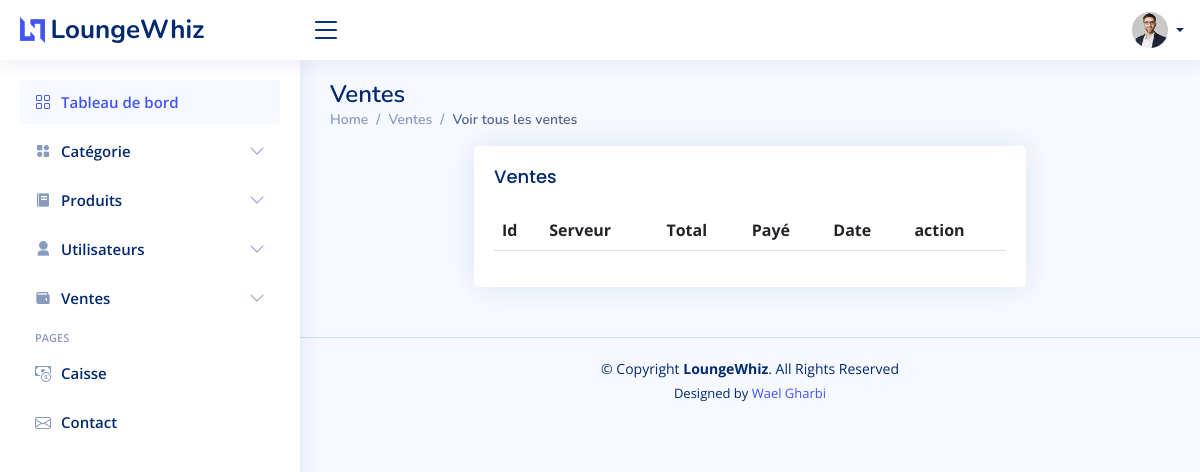
Page /sales.php on the earlier database version.
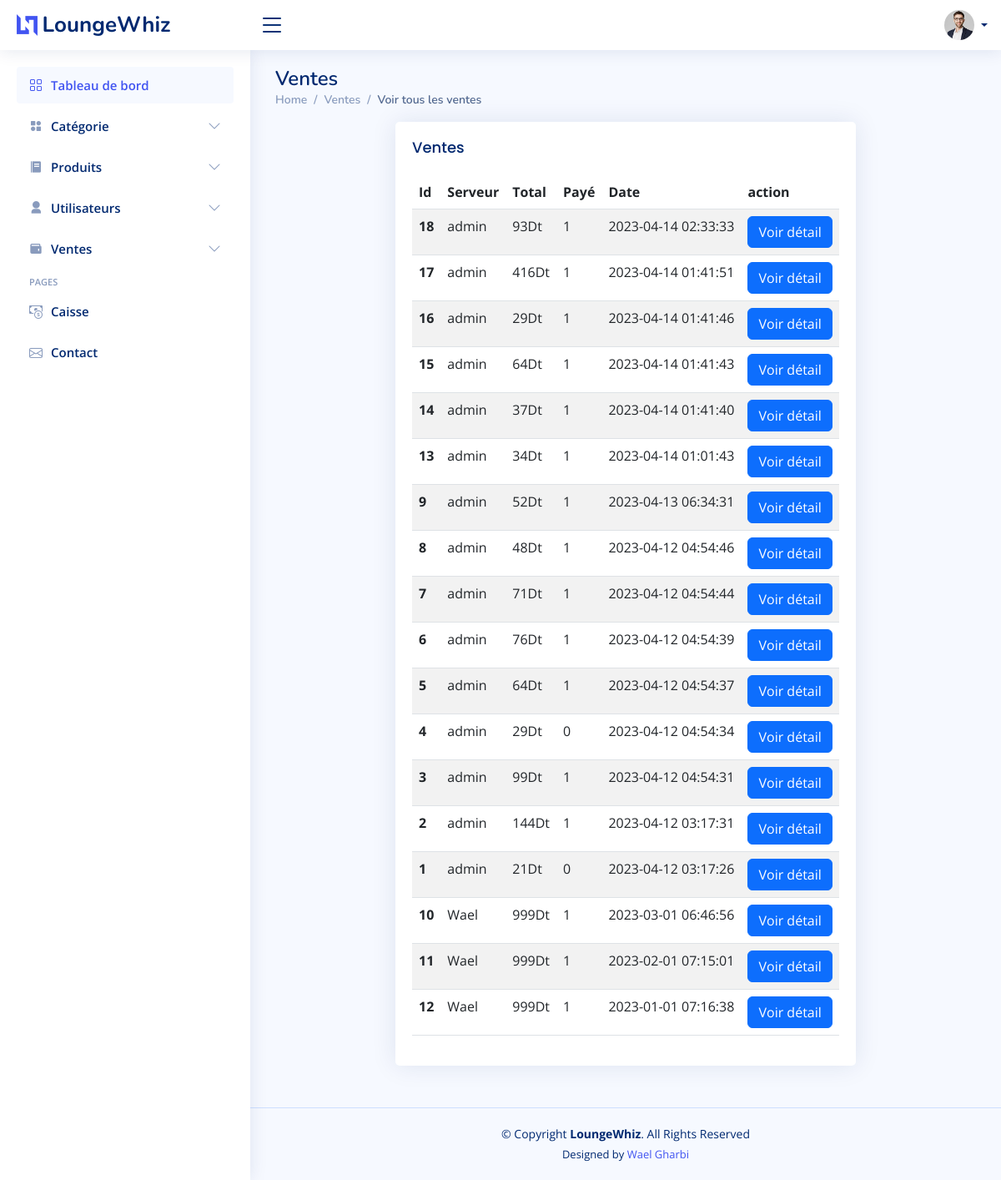
Same page on the later database version.
### tables this page shows
CREATE TABLE `commandes` (
  `id_c` int(3) NOT NULL,
  `total` int(20) NOT NULL,
  `serveur` varchar(20) NOT NULL,
  `isPaid` int(1) NOT NULL,
  `date_c` datetime NOT NULL DEFAULT current_timestamp()
);

### sales.php (the view, shortened to what this page needs)
<?php
include_once('assets/php/db_connect.php');
$req01 = "SELECT * FROM `commandes` ORDER BY `date_c` DESC";
$query01 = @mysqli_query($connect, $req01);
?>
<!DOCTYPE html>
<html lang="en">
<head>
  <link href="assets/vendor/bootstrap/css/bootstrap.min.css" rel="stylesheet">
  <link href="assets/vendor/bootstrap-icons/bootstrap-icons.css" rel="stylesheet">
  <link href="assets/vendor/boxicons/css/boxicons.min.css" rel="stylesheet">
  <link href="assets/vendor/quill/quill.snow.css" rel="stylesheet">
  <link href="assets/vendor/quill/quill.bubble.css" rel="stylesheet">
  <link href="assets/vendor/remixicon/remixicon.css" rel="stylesheet">
  <link href="assets/vendor/simple-datatables/style.css" rel="stylesheet">
  <link href="assets/css/style.css" rel="stylesheet">
</head>
<body>
  <?php
  include('assets/php/header.php');
  include('assets/php/side.php');
  ?>
  <main id="main" class="main">
    <div class="pagetitle">
      <h1>Ventes</h1>
      <nav>
        <ol class="breadcrumb">
          <li class="breadcrumb-item"><a href="admin_index.php">Home</a></li>
          <li class="breadcrumb-item">Ventes</li>
          <li class="breadcrumb-item active">Voir tous les ventes</li>
        </ol>
      </nav>
    </div>
    <section class="section">
      <div class="row">
        <div class="col-lg-2"></div>
        <div class="col-lg-8">
          <div class="card">
            <div class="card-body">
              <h5 class="card-title">Ventes</h5>
              <table class="table table-striped">
                <thead>
                  <tr>
                    <th scope="col">Id</th>
                    <th scope="col">Serveur</th>
                    <th scope="col">Total</th>
                    <th scope="col">Payé</th>
                    <th scope="col">Date</th>
                    <th scope="col">action</th>
                  </tr>
                </thead>
                <tbody>
                  <?php
                  while ($res01 = @mysqli_fetch_array($query01)) { ?>
                    <tr>
                      <th scope="row"><?php echo $res01['id_c'] ?></th>
                      <td><?php echo $res01['serveur'] ?></td>
                      <td><?php echo $res01['total'] . "Dt" ?></td>
                      <td><?php echo $res01['isPaid'] ?></td>
                      <td><?php echo $res01['date_c'] ?></td>
                      <td><button class="btn btn-primary sm" data-bs-toggle="modal" data-bs-target="#commande<?php echo $res01['id_c'] ?>">Voir détail</button></td>
                    </tr>
                  <?php
                  }
                  ?>
                </tbody>
              </table>
            </div>
          </div>
        </div>
      </div>
    </section>
  </main>
  <?php
  include('assets/php/footer.php');
  ?>
</body>
</html>

### assets/php/header.php (shortened to what this page needs)
<header id="header" class="header fixed-top d-flex align-items-center">
  <div class="d-flex align-items-center justify-content-between">
    <a href="admin_index.php" class="logo d-flex align-items-center">
      <img src="assets/img/logo.png" alt="">
      <span class="d-none d-lg-block">LoungeWhiz</span>
    </a>
    <i class="bi bi-list toggle-sidebar-btn"></i>
  </div>
  <nav class="header-nav ms-auto">
    <ul class="d-flex align-items-center">
      <li class="nav-item dropdown pe-3">
        <a class="nav-link nav-profile d-flex align-items-center pe-0" href="#" data-bs-toggle="dropdown">
          <img src="assets/img/profile-img.jpg" alt="Profile" class="rounded-circle">
          <span class="d-none d-md-block dropdown-toggle ps-2"><?php echo $res['nom'] ?></span>
        </a>
      </li>
    </ul>
  </nav>
</header>

### assets/php/side.php (shortened to what this page needs)
<aside id="sidebar" class="sidebar">
  <ul class="sidebar-nav" id="sidebar-nav">
    <li class="nav-item">
      <a class="nav-link " href="admin_index.php">
        <i class="bi bi-grid"></i>
        <span>Tableau de bord</span>
      </a>
    </li>
    <li class="nav-item">
      <a class="nav-link collapsed" data-bs-target="#components-nav" data-bs-toggle="collapse" href="#">
        <i class="bx bxs-category-alt"></i><span>Catégorie</span><i class="bi bi-chevron-down ms-auto"></i>
      </a>
    </li>
    <li class="nav-item">
      <a class="nav-link collapsed" data-bs-target="#components-nav1" data-bs-toggle="collapse" href="#">
        <i class="bx bxs-food-menu"></i><span>Produits</span><i class="bi bi-chevron-down ms-auto"></i>
      </a>
    </li>
    <li class="nav-item">
      <a class="nav-link collapsed" data-bs-target="#components-nav2" data-bs-toggle="collapse" href="#">
        <i class="ri-user-3-fill"></i><span>Utilisateurs</span><i class="bi bi-chevron-down ms-auto"></i>
      </a>
    </li>
    <li class="nav-item">
      <a class="nav-link collapsed" data-bs-target="#components-nav3" data-bs-toggle="collapse" href="#">
        <i class="bx bxs-wallet"></i><span>Ventes</span><i class="bi bi-chevron-down ms-auto"></i>
      </a>
    </li>
    <li class="nav-heading">Pages</li>
    <li class="nav-item">
      <a class="nav-link collapsed" href="pos.php">
        <i class="bi bi-cash-coin"></i>
        <span>Caisse</span>
      </a>
    </li>
    <li class="nav-item">
      <a class="nav-link collapsed" href="pages-contact.html">
        <i class="bi bi-envelope"></i>
        <span>Contact</span>
      </a>
    </li>
  </ul>
</aside>

### assets/php/footer.php
<footer id="footer" class="footer">
  <div class="copyright">
    &copy; Copyright <strong><span>LoungeWhiz</span></strong>. All Rights Reserved
  </div>
  <div class="credits">
    Designed by <a href="https://dev.page/waelgharbi">Wael Gharbi</a>
  </div>
</footer>

### assets/css/style.css (style rules this page uses)
:root { scroll-behavior: smooth; }
body { font-family: "Open Sans", sans-serif; background: #f6f9ff; color: #444444; }
a { color: #4154f1; text-decoration: none; }
h1, h2, h3, h4, h5, h6 { font-family: "Nunito", sans-serif; }
#main { margin-top: 60px; padding: 20px 30px; transition: all 0.3s; }
.pagetitle { margin-bottom: 10px; }
.pagetitle h1 { font-size: 24px; margin-bottom: 0; font-weight: 600; color: #012970; }
.card { margin-bottom: 30px; border: none; border-radius: 5px; box-shadow: 0px 0 30px rgba(1, 41, 112, 0.1); }
.card-title { padding: 20px 0 15px 0; font-size: 18px; font-weight: 500; color: #012970; font-family: "Poppins", sans-serif; }
.card-body { padding: 0 20px 20px 20px; }
.breadcrumb { font-size: 14px; font-family: "Nunito", sans-serif; color: #899bbd; font-weight: 600; }
.breadcrumb a { color: #899bbd; transition: 0.3s; }
.breadcrumb .breadcrumb-item::before { color: #899bbd; }
.breadcrumb .active { color: #51678f; font-weight: 600; }
.logo { line-height: 1; }
@media (min-width: 1200px) { .logo { width: 280px; } }
.logo img { max-height: 26px; margin-right: 6px; }
.logo span { font-size: 26px; font-weight: 700; color: #012970; font-family: "Nunito", sans-serif; }
.header { transition: all 0.5s; z-index: 997; height: 60px; box-shadow: 0px 2px 20px rgba(1, 41, 112, 0.1); background-color: #fff; padding-left: 20px; }
.header .toggle-sidebar-btn { font-size: 32px; padding-left: 10px; cursor: pointer; color: #012970; }
.header-nav ul { list-style: none; }
.header-nav>ul { margin: 0; padding: 0; }
.header-nav .nav-profile { color: #012970; }
.header-nav .nav-profile img { max-height: 36px; }
.header-nav .nav-profile span { font-size: 14px; font-weight: 600; }
.sidebar { position: fixed; top: 60px; left: 0; bottom: 0; width: 300px; z-index: 996; transition: all 0.3s; padding: 20px; overflow-y: auto; scrollbar-width: thin; scrollbar-color: #aab7cf transparent; box-shadow: 0px 0px 20px rgba(1, 41, 112, 0.1); background-color: #fff; }
@media (min-width: 1200px) { #main, #footer { margin-left: 300px; } }
.sidebar-nav { padding: 0; margin: 0; list-style: none; }
.sidebar-nav li { padding: 0; margin: 0; list-style: none; }
.sidebar-nav .nav-item { margin-bottom: 5px; }
.sidebar-nav .nav-heading { font-size: 11px; text-transform: uppercase; color: #899bbd; font-weight: 600; margin: 10px 0 5px 15px; }
.sidebar-nav .nav-link { display: flex; align-items: center; font-size: 15px; font-weight: 600; color: #4154f1; transition: 0.3; background: #f6f9ff; padding: 10px 15px; border-radius: 4px; }
.sidebar-nav .nav-link i { font-size: 16px; margin-right: 10px; color: #4154f1; }
.sidebar-nav .nav-link.collapsed { color: #012970; background: #fff; }
.sidebar-nav .nav-link.collapsed i { color: #899bbd; }
.sidebar-nav .nav-link .bi-chevron-down { margin-right: 0; transition: transform 0.2s ease-in-out; }
.footer { padding: 20px 0; font-size: 14px; transition: all 0.3s; border-top: 1px solid #cddfff; }
.footer .copyright { text-align: center; color: #012970; }
.footer .credits { padding-top: 5px; text-align: center; font-size: 13px; color: #012970; }

Differences in the rows shown:
added commandes: id_c "18", serveur "admin", total "93", isPaid "1", date_c "2023-04-14 02:33:33"
added commandes: id_c "17", serveur "admin", total "416", isPaid "1", date_c "2023-04-14 01:41:51"
added commandes: id_c "16", serveur "admin", total "29", isPaid "1", date_c "2023-04-14 01:41:46"
added commandes: id_c "15", serveur "admin", total "64", isPaid "1", date_c "2023-04-14 01:41:43"
added commandes: id_c "14", serveur "admin", total "37", isPaid "1", date_c "2023-04-14 01:41:40"
added commandes: id_c "13", serveur "admin", total "34", isPaid "1", date_c "2023-04-14 01:01:43"
added commandes: id_c "9", serveur "admin", total "52", isPaid "1", date_c "2023-04-13 06:34:31"
added commandes: id_c "8", serveur "admin", total "48", isPaid "1", date_c "2023-04-12 04:54:46"
added commandes: id_c "7", serveur "admin", total "71", isPaid "1", date_c "2023-04-12 04:54:44"
added commandes: id_c "6", serveur "admin", total "76", isPaid "1", date_c "2023-04-12 04:54:39"
added commandes: id_c "5", serveur "admin", total "64", isPaid "1", date_c "2023-04-12 04:54:37"
added commandes: id_c "4", serveur "admin", total "29", isPaid "0", date_c "2023-04-12 04:54:34"
added commandes: id_c "3", serveur "admin", total "99", isPaid "1", date_c "2023-04-12 04:54:31"
added commandes: id_c "2", serveur "admin", total "144", isPaid "1", date_c "2023-04-12 03:17:31"
added commandes: id_c "1", serveur "admin", total "21", isPaid "0", date_c "2023-04-12 03:17:26"
added commandes: id_c "10", serveur "Wael", total "999", isPaid "1", date_c "2023-03-01 06:46:56"
added commandes: id_c "11", serveur "Wael", total "999", isPaid "1", date_c "2023-02-01 07:15:01"
added commandes: id_c "12", serveur "Wael", total "999", isPaid "1", date_c "2023-01-01 07:16:38"
